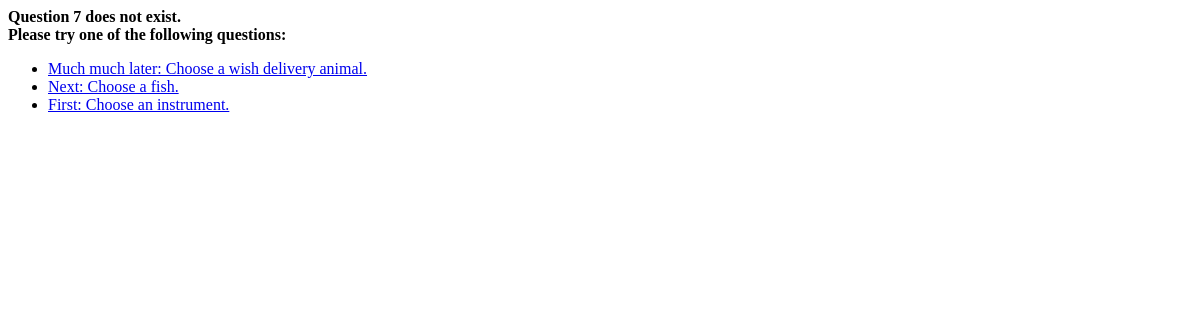
Page /polls/7/results/ on the earlier database version.
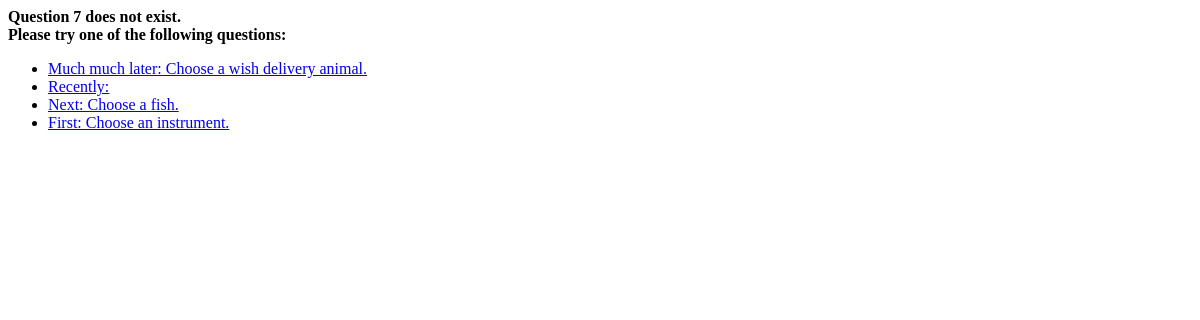
Same page on the later database version.
### polls/models.py (models this page shows, shortened)
class Question(models.Model):
    question_text = models.CharField(max_length=200)
    pub_date = models.DateTimeField('date published')

### polls/views.py (the view)
# urls.py: url(r'^(?P<question_id>[0-9]+)/results/$', views.results, name='results'),
def results(request, question_id):
    try:
        question = Question.objects.get(pk=question_id)
    except Question.DoesNotExist:
        latest_question_list = Question.objects.order_by('-pub_date')[:5]
        context = {
            'latest_question_list': latest_question_list,
            'error_message' : ("Question %s does not exist.\nPlease try one of the following questions:" % str(question_id)),
            }
        return render(request, 'polls/index.html', context)
    return render(request, 'polls/results.html', {'question': question})

### polls/templates/polls/index.html
{% if error_message %}<p><strong>{{ error_message|linebreaks }}</strong></p>{% endif %}
{% if latest_question_list %}
    <ul>
    {% for question in latest_question_list %}
        <li><a href="{% url 'polls:detail' question.id %}">{{ question.question_text }}</a></li>
    {% endfor %}
    </ul>
{% else %}
    <p>No polls are available.</p>
{% endif %}

Differences in the rows shown:
added Question: question_text "Recently:"
